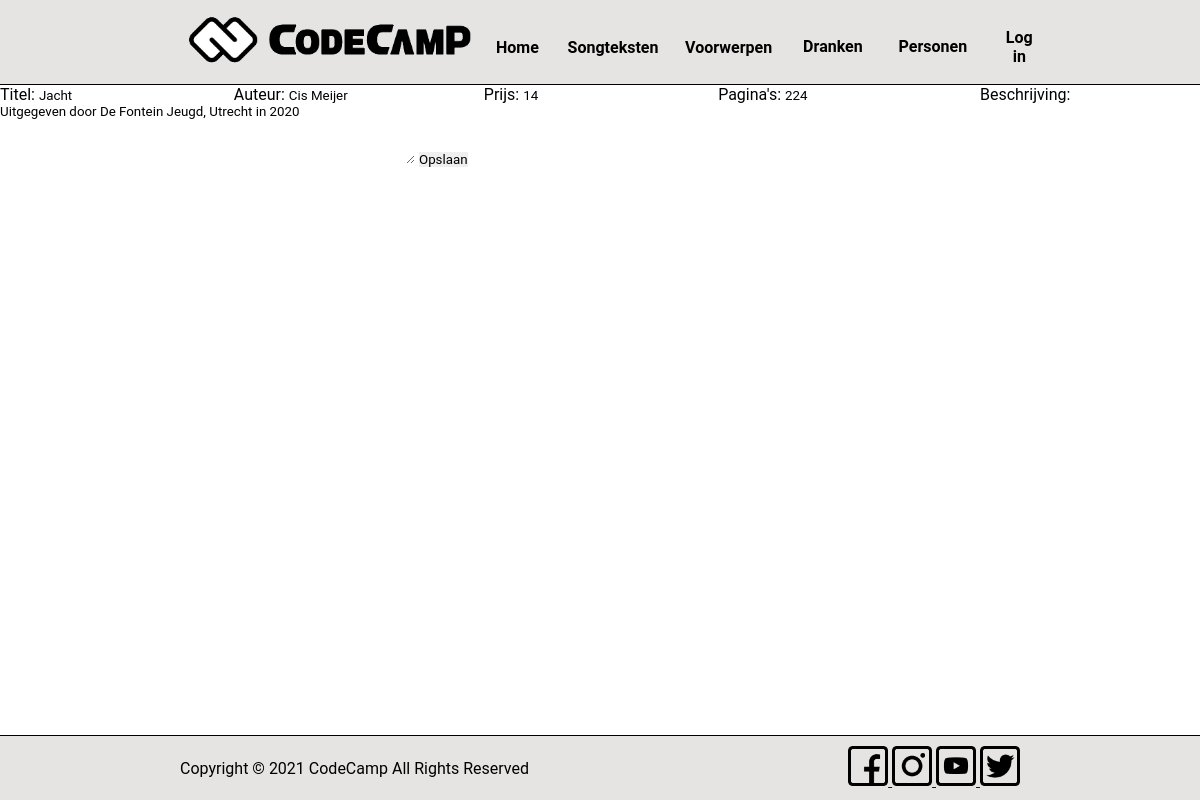
Screenshot of /resources/admin-pagina/edit.php?id=4 with the database file from the repository.
### tables this page shows
CREATE TABLE IF NOT EXISTS boeken (
  id int(11) NOT NULL AUTO_INCREMENT,
  title varchar(255) NOT NULL,
  author varchar(255) NOT NULL,
  price int(11) DEFAULT NULL,
  pages int(11) DEFAULT NULL,
  description varchar(255) NOT NULL,
  PRIMARY KEY (id)
);

### resources/admin-pagina/edit.php (the view)
<?php require_once '../../header.php' ?>
<?php
    require_once '../../backend/conn.php';
    $id = $_GET['id'];
    $query = "SELECT * FROM boeken WHERE id = :id";
    $statement = $conn->prepare($query);
    $statement->execute([":id" => $id]);
    $boek = $statement->fetch(PDO::FETCH_ASSOC);
?>
<form action="">
    <label for="fname">Titel:</label>
    <input type="text" name="title" value="<?php echo $boek['title']; ?>">
    <label for="fname">Auteur:</label>
    <input type="text" name="author" value="<?php echo $boek['author']; ?>">
    <label for="fname">Prijs:</label>
    <input type="number" name="price" value="<?php echo $boek['price']; ?>">
    <label for="fname">Pagina's:</label>
    <input type="number" name="pages" value="<?php echo $boek['pages']; ?>">
    <label for="fname">Beschrijving:</label>
    <textarea rows="4" cols="50" name="description" form="usrform"><?php echo $boek['description']; ?></textarea>
    <input type="submit" value="Opslaan">
</form>
<?php require_once "../../footer.php"; ?>

### CSS/style.css (style rules this page uses)
* { border: 0; box-sizing: border-box; margin: 0; padding: 0; font-family: 'Roboto', sans-serif; }
body { padding-bottom: 100px; }
*:first-letter { text-transform: uppercase; }
html { overflow: hidden; }

### rows the page displays
boeken: title "Jacht", author "Cis Meijer", price "14", pages "224", description "Uitgegeven door De Fontein Jeugd, Utrecht in 2020"
